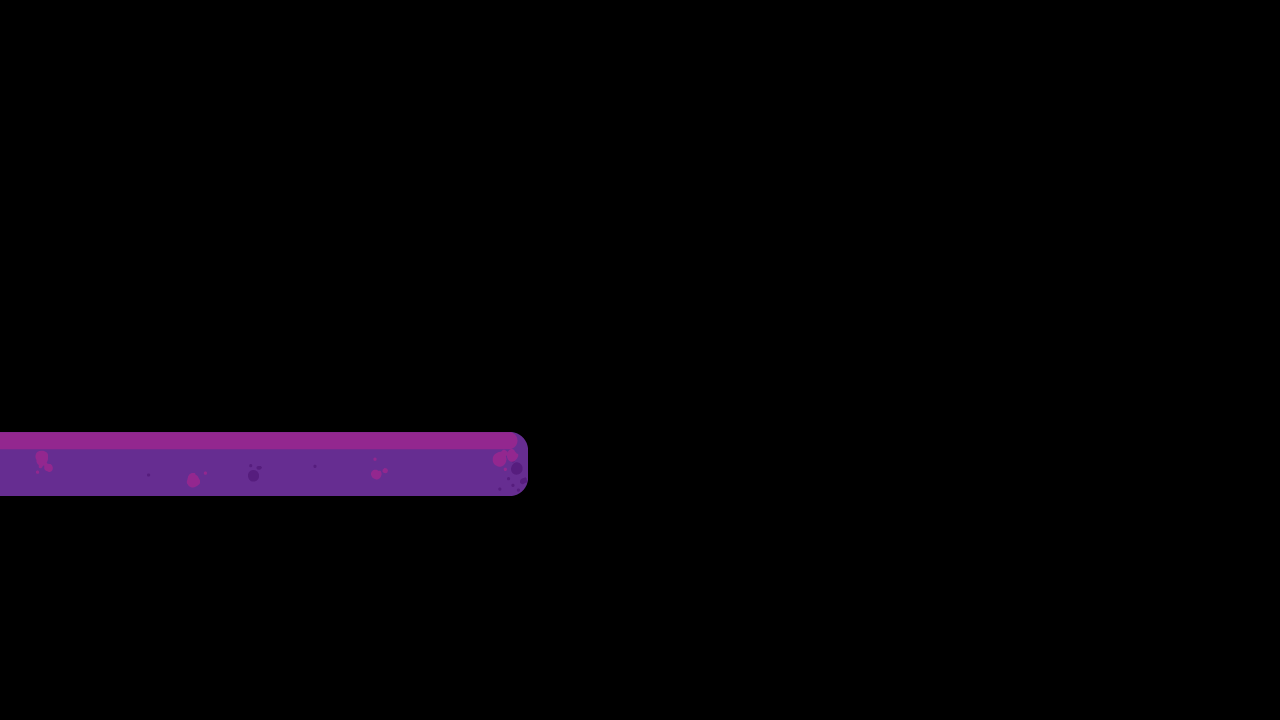

This is a level from a 2D game, rendered from its Tiled map with the project's own tilesets. A one-line summary and the map file follow, with tile-layer data summarised:
An orthogonal 80x45 tile map with 16x16 px tiles, 1 tile layer (Tile Layer 1), 5 tilesets and 6 objects.

<map version="1.2" tiledversion="1.2.4" orientation="orthogonal" renderorder="right-down" width="80" height="45" tilewidth="16" tileheight="16" infinite="0" nextlayerid="3" nextobjectid="16">
 <tileset firstgid="1" name="platttspritesheet" tilewidth="16" tileheight="16" tilecount="648" columns="54">
  <image source="../CMPM120/Project_Bonds/assets/img/platforms/platttspritesheet.png" trans="000000" width="864" height="192" />
 </tileset>
 <tileset firstgid="649" name="bluxlrg" tilewidth="864" tileheight="64" tilecount="1" columns="1">
  <image source="../CMPM120/Project_Bonds/assets/img/platforms/bluxlrg.png" trans="000000" width="864" height="64" />
 </tileset>
 <tileset firstgid="650" name="redxlrg" tilewidth="864" tileheight="64" tilecount="1" columns="1">
  <image source="../CMPM120/Project_Bonds/assets/img/platforms/redxlrg.png" trans="000000" width="864" height="64" />
 </tileset>
 <tileset firstgid="651" name="redsm" tilewidth="96" tileheight="64" tilecount="1" columns="1">
  <image source="../CMPM120/Project_Bonds/assets/img/platforms/redsm.png" trans="000000" width="96" height="64" />
 </tileset>
 <tileset firstgid="652" name="blusm" tilewidth="96" tileheight="65" tilecount="1" columns="1">
  <image source="../CMPM120/Project_Bonds/assets/img/platforms/blusm.png" trans="000000" width="96" height="65" />
 </tileset>
 <layer id="1" name="Tile Layer 1" width="80" height="45">
  <data>[3600 cells, 132 non-empty, 132 distinct tile ids]</data>
 </layer>
 <objectgroup id="2" name="red_n_blue_plats">
  <object id="1" gid="649" x="710" y="721" width="864" height="64" />
  <object id="2" gid="650" x="710" y="241" width="864" height="64" />
  <object id="3" gid="651" x="528" y="400" width="96" height="64" />
  <object id="4" gid="651" x="624" y="321" width="96" height="64" />
  <object id="5" gid="652" x="528" y="593" width="96" height="65" />
  <object id="6" gid="652" x="624" y="656" width="96" height="65" />
 </objectgroup>
</map>
